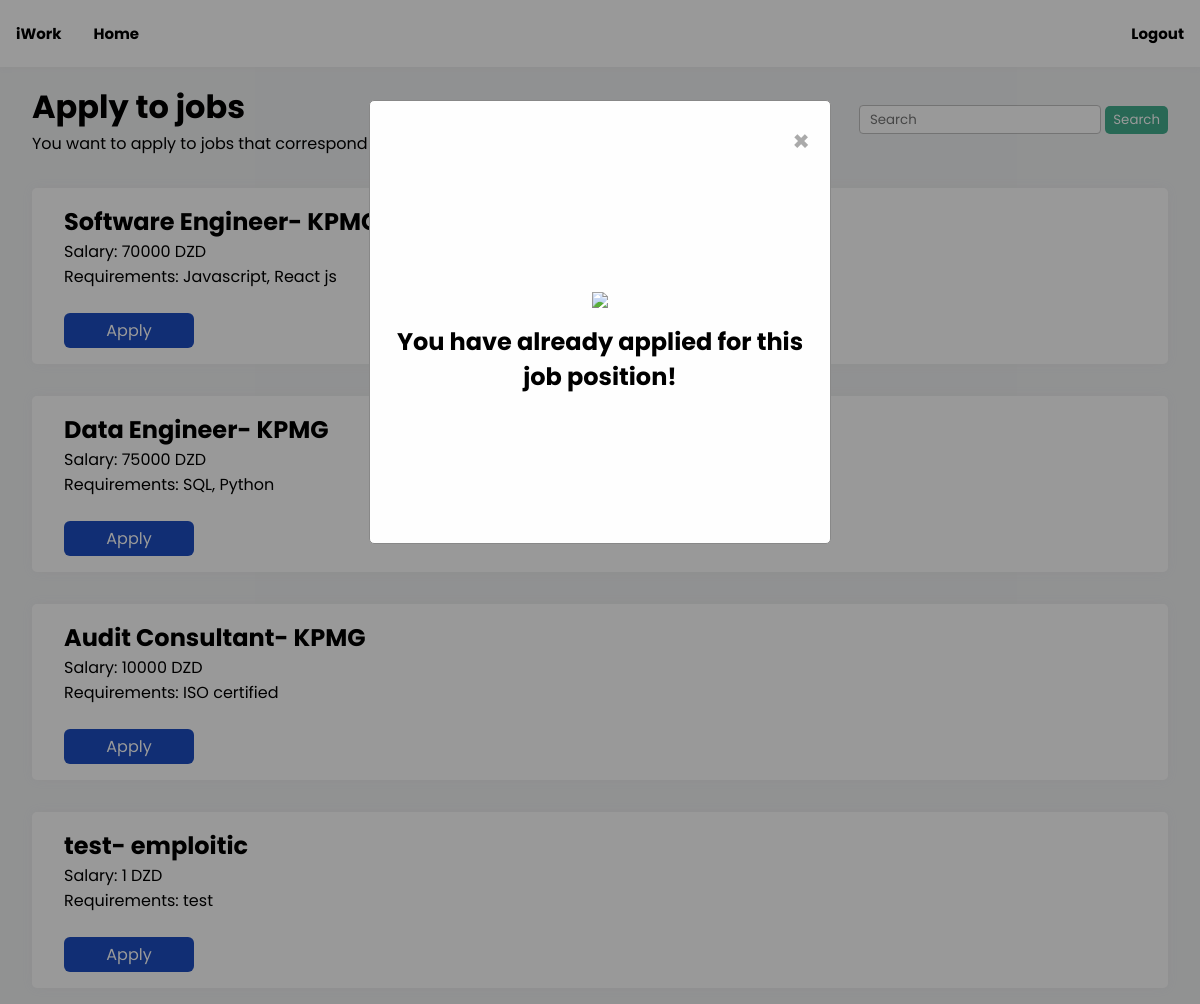
Screenshot of /project/jobs/applicant/6/9 with the database file from the repository.
### website/models.py (models this page shows, shortened)
class Job(models.Model):
  job_id = models.AutoField(primary_key=True)  # Auto-incrementing integer as ID
  title = models.CharField(max_length=255)
  employer = models.ForeignKey(Employer, on_delete=models.CASCADE)  # Foreign key to Employer
  description = models.TextField()
  location = models.CharField(max_length=255)
  requirements = models.TextField()  # Text field for listing job requirements
  salary = models.CharField(max_length=255, blank=True)  # Optional salary range or specific amount
  closing_date = models.DateField()  # Application deadline
  category = models.CharField(max_length=255, default="")

class Employer(models.Model):
  employer_id = models.AutoField(primary_key=True)  # Auto-incrementing integer as ID
  user = models.OneToOneField(User, on_delete=models.CASCADE, unique=True, null=False)
  name = models.CharField(max_length=255)
  email = models.EmailField(unique=True)
  phone_number = models.CharField(max_length=20, blank=True)  # Optional phone number
  location = models.CharField(max_length=255)
  industry = models.CharField(max_length=255)
  bio = models.CharField(max_length=255)

### website/views.py (the view)
# urls.py: path('jobs/applicant/<int:applicant>/<int:job_id>', views.applyToJob, name='apply_job'),
def applyToJob(request, applicant, job_id):
    employee = Employee.objects.get(employee_id = applicant)
    jobs = list(Job.objects.all().values())
    data = []
    for job in jobs:
        employer = Employer.objects.get(employer_id = job['employer_id'])
        data.append((job, employer.name))
    try:
        application = Application.objects.get(job_id=job_id, applicant=employee)
        print('you already applied for this job')
        error=True
        success=False
        return render(request, 'employeeJobBoard.html', {"jobs":data, "applicant": applicant, "success":success, "error":error})
    except Application.DoesNotExist:
        application = Application(job_id=job_id, applicant=employee, application_date=datetime.datetime.now(), status='submitted')
        application.save()
        success = True
        error=False
        return render(request, 'employeeJobBoard.html', {"jobs":data, "applicant": applicant, "success":success, "error":error})

### website/templates/employeeJobBoard.html (shortened to what this page needs)
<!DOCTYPE html>
<html lang="en">
<head>
</head>
<body>
{% include 'header.html' %}
{% load static %}
<div class="container">
 <div class="search">
    <div>
        <h1>Apply to jobs</h1>
        <span>You want to apply to jobs that correspond to your profile? <a href="/project/jobs/applicant/{{applicant}}/recommandations">click here</a></span>
     </div>
     <div>
        <div>
            <input type="text" id="search-input" placeholder="Search"/>
            <button id="search-btn" onclick="searchTerm()">Search</button>
        </div>
     </div>
 </div>
 <div class="box-container">
    {% for job in jobs %}
    <a href="/project/jobs/applicant/{{applicant}}/{{job.0.job_id}}/view">
      <div class="card">
        <div class="card-item">
            <h2 id="job-title">{{job.0.title}}</h2>
            <h2> - {{job.1}} </h2>
        </div>
        <span>Salary: {{job.0.salary}} DZD</span>
        <p>Requirements: {{job.0.requirements}}</p>
        <a class="btn" onclick="openModal('{{job.0.job_id}}')">Apply</a>
      </div>
    </a>
    {% endfor %}
    {% if error %}
    <div id="myModal-error" class="success">
      <div class="modal-content">
        <span class="close" onclick="closeModal('error')">&times;</span>
        <div class="content">
          <div class="image">
              <img src="{% static 'images/Mark.png'%}"/>
          </div>
          <h2>You have already applied for this job position!</h2>
        </div>
      </div>
  </div>
    {% endif %}
 </div>
</div>
</body>
</html>

### website/templates/employeeJobBoard.html (style rules this page uses)
.container { margin: 1rem 2rem; height: 100%; }
.card { display: flex; flex-direction: column; background-color: #fff; padding: 1rem 2rem; gap: 1rem; border-radius: 5px; box-shadow: 0px 0px 12px rgb(238, 238, 238); }
.box-container { display: flex; flex-direction: column; gap: 1rem; margin-top: 1rem; }
.card-item { display: flex; align-items: center; }
.btn { width: 130px; display: flex; background: #1d4dc1; height: 35px; border-radius: 6px; justify-content: center; align-items: center; text-decoration: none; color: #fff; margin-top: 8px; }
.modal-content { background-color: #fefefe; margin: auto; padding: 20px; border: 1px solid #888; width: 35%; height: 40%; display: flex; flex-direction: column; border-radius: 5px; }
.close { color: #aaaaaa; float: right; font-size: 28px; font-weight: bold; text-align: right; }
.content { width: 100%; height: 100%; display: flex; flex-direction: column; gap: 16px; justify-content: center; }
.content p, .content h2 { text-align: center; }
.success { display: block; position: fixed; z-index: 1; padding-top: 100px; left: 0; top: 0; width: 100%; height: 100%; overflow: auto; background-color: rgb(0,0,0); background-color: rgba(0,0,0,0.4); }
.image { width: 100%; display: flex; justify-content: center; }
.search { display: flex; align-items: center; justify-content: space-between; }
.search input { width: 230px; height: 27px; border-radius: 4px; padding-left: 10px; border: 1px solid silver; }
#search-btn { border: none; background-color: #42ad8e; padding: 4px 8px; border-radius: 5px; color: #fff; }
.box-container a { text-decoration: none; color: #000; }
.box-container .btn { color: #fff; }

### website/templates/header.html (style rules this page uses)
* { margin: 0; padding: 0; font-family: "Poppins", sans-serif; }
body { background: #f1f2f3; }
.container { display: flex; flex-direction: column; min-height: 100vh; }

### rows the page displays
Job: title "Software Engineer", name "KPMG", salary "70000", requirements "Javascript, React js"
Job: title "Data Engineer", name "KPMG", salary "75000", requirements "SQL, Python"
Job: title "Audit Consultant", name "KPMG", salary "10000", requirements "ISO certified"
Job: title "test", name "emploitic", salary "1", requirements "test"
